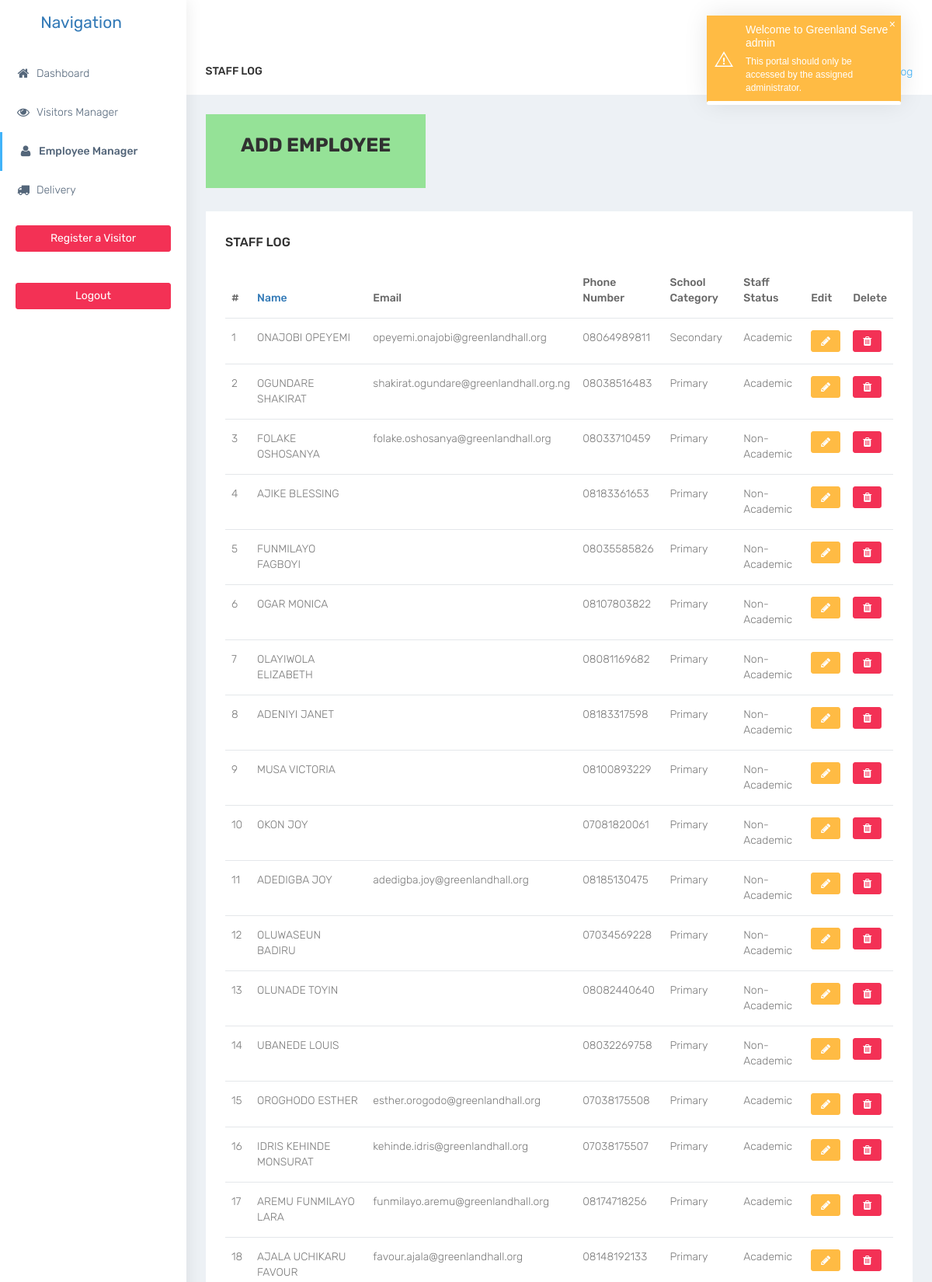
The page /admin/View-Employee.php (signed in, upper part) on the database its author committed.
### tables this page shows
CREATE TABLE `employee` (
  `id` int(10) UNSIGNED NOT NULL,
  `name` varchar(255) DEFAULT NULL,
  `email` varchar(225) DEFAULT NULL,
  `phone` varchar(225) DEFAULT NULL,
  `address` varchar(225) DEFAULT NULL,
  `school_category` varchar(255) DEFAULT NULL,
  `staff_status` varchar(255) DEFAULT NULL
);

### admin/includes/function.php (called while the page is built, shortened)
<?php
function getAllData($dbconn,$table){
  $result = [];
  $stmt = $dbconn->prepare("SELECT * FROM $table");
  $stmt->execute();
  while($row = $stmt->fetch(PDO::FETCH_BOTH)){
    $result[] = $row;
  }
  return $result;
}

### admin/View-Employee.php (the view, shortened to what this page needs)
<?php
include 'includes/db.php';
include 'includes/function.php';
include ("includes/header.php");
$employee = getAllData($conn,'employee');
$dev = [];
for($var=1;  $var <= count($employee); $var++  ){
 $dev[$var] = $var;
}
$deb['num'] = $dev;
$newArray = array();
$i=1;
foreach($employee as $value){
  $newArray[$i] = $value;
  $newArray[$i]['sn'] = $deb["num"][$i];
  $i++;
}
$employee = $newArray;
?>
        <div id="page-wrapper">
            <div class="container-fluid">
                <div class="row bg-title">
                    <div class="col-lg-3 col-md-4 col-sm-4 col-xs-12">
                        <h4 class="page-title">Staff Log</h4> </div>
                    <div class="col-lg-9 col-sm-8 col-md-8 col-xs-12">
                        <ol class="breadcrumb">
                            <li><a href="#">Dashboard</a></li>
                            <li class="active">Staff Log</li>
                        </ol>
                    </div>
                </div>
                <div class="row">
                    <div class="col-lg-4 col-sm-6 col-xs-12">
                        <a href="Add-Employee.php">
                            <div class="white-box" style="background-color: #95e297">
                            <h3 class="box-title text-center"><strong style="font-size: 25px;"> ADD EMPLOYEE </strong></h3>
                        </div>
                        </a>
                    </div>
                </div>
                <div class="row">
                    <div class="col-sm-12">
                        <div class="white-box">
                            <h3 class="box-title">Staff Log</h3>
                            <div class="table-responsive">
                                <table class="table">
                                    <thead>
                                        <tr>
                                            <th>#</th>
                                            <th><a href="profile.php">Name</a></th>
                                            <th>Email</th>
                                            <th>Phone Number</th>
                                            <th>School Category</th>
                                            <th>Staff Status</th>
                                            <th>Edit</th>
                                            <th>Delete</th>
                                        </tr>
                                    </thead>
                                    <tbody>
                                          <?php foreach ($employee as $key => $value) {
                                          ?>
                                          <tr>
                                            <td><?php echo $value['sn'] ?></td></td>
                                            <td><?php echo $value['name'] ?></td>
                                            <td><?php echo $value['email'] ?></td>
                                            <td><?php echo $value['phone'] ?></td>
                                            <td><?php echo $value['school_category'] ?></td>
                                            <td><?php echo $value['staff_status'] ?></td>
                                            <?php $urii = explode("/", $_SERVER['REQUEST_URI']);
                                              $retUrl = end($urii); ?>
                                             <td> <a href="employee_profile.php?tdata=employee&vdata=<?php echo $value['id'] ?>&ret=<?php echo $retUrl ?>">  <i class="btn btn-warning fa fa-pencil" aria-hidden="true"></i></a></td>
                                              <td><a href="delete.php?tdata=employee&vdata=<?php echo $value['id'] ?>&ret=<?php echo $retUrl ?>"><i class="btn btn-danger fa fa-trash" aria-hidden="true"></i></a></td>
                                                </tr>
                                            <?php } ?>
                                    </tbody>
                                </table>
                            </div>
                        </div>
                    </div>
                </div>
            </div>
<?php
include ("includes/footer.php");
?>

### admin/styles/css/colors/default.css (style rules this page uses)
body { background: #fff; }
.bg-title .breadcrumb .active { color: #41b3f9; }

### rows shown on the page
employee: sn "1", name "ONAJOBI OPEYEMI", email "opeyemi.onajobi@greenlandhall.org", phone "08064989811", school_category "Secondary", staff_status "Academic"
employee: sn "2", name "OGUNDARE SHAKIRAT", email "shakirat.ogundare@greenlandhall.org.ng", phone "08038516483", school_category "Primary", staff_status "Academic"
employee: sn "3", name "FOLAKE OSHOSANYA", email "folake.oshosanya@greenlandhall.org", phone "08033710459", school_category "Primary", staff_status "Non-Academic"
employee: sn "4", name "AJIKE BLESSING", phone "08183361653", school_category "Primary", staff_status "Non-Academic"
employee: sn "5", name "FUNMILAYO FAGBOYI", phone "08035585826", school_category "Primary", staff_status "Non-Academic"
employee: sn "6", name "OGAR MONICA", phone "08107803822", school_category "Primary", staff_status "Non-Academic"
employee: sn "7", name "OLAYIWOLA ELIZABETH", phone "08081169682", school_category "Primary", staff_status "Non-Academic"
employee: sn "8", name "ADENIYI JANET", phone "08183317598", school_category "Primary", staff_status "Non-Academic"
employee: sn "9", name "MUSA VICTORIA", phone "08100893229", school_category "Primary", staff_status "Non-Academic"
employee: sn "10", name "OKON JOY", phone "07081820061", school_category "Primary", staff_status "Non-Academic"
employee: sn "11", name "ADEDIGBA JOY", email "adedigba.joy@greenlandhall.org", phone "08185130475", school_category "Primary", staff_status "Non-Academic"
employee: sn "12", name "OLUWASEUN BADIRU", phone "07034569228", school_category "Primary", staff_status "Non-Academic"
employee: sn "13", name "OLUNADE TOYIN", phone "08082440640", school_category "Primary", staff_status "Non-Academic"
employee: sn "14", name "UBANEDE LOUIS", phone "08032269758", school_category "Primary", staff_status "Non-Academic"
employee: sn "15", name "OROGHODO ESTHER", email "esther.orogodo@greenlandhall.org", phone "07038175508", school_category "Primary", staff_status "Academic"
employee: sn "16", name "IDRIS KEHINDE MONSURAT", email "kehinde.idris@greenlandhall.org", phone "07038175507", school_category "Primary", staff_status "Academic"
employee: sn "17", name "AREMU FUNMILAYO LARA", email "funmilayo.aremu@greenlandhall.org", phone "08174718256", school_category "Primary", staff_status "Academic"
employee: sn "18", name "AJALA UCHIKARU FAVOUR", email "favour.ajala@greenlandhall.org", phone "08148192133", school_category "Primary", staff_status "Academic"
